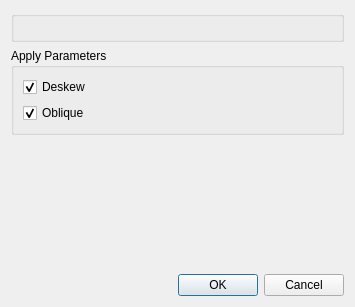
<?xml version="1.0" encoding="UTF-8"?>
<ui version="4.0">
 <class>deskew::ApplyDialog</class>
 <widget class="QDialog" name="deskew::ApplyDialog">
  <property name="windowModality">
   <enum>Qt::WindowModal</enum>
  </property>
  <property name="geometry">
   <rect>
    <x>0</x>
    <y>0</y>
    <width>355</width>
    <height>307</height>
   </rect>
  </property>
  <layout class="QVBoxLayout" name="verticalLayout_3">
   <item>
    <widget class="PageScopeGroupBox" name="scopeGroupBox"/>
   </item>
   <item>
    <widget class="QGroupBox" name="applyPartsGroupBox">
     <property name="title">
      <string>Apply Parameters</string>
     </property>
     <layout class="QVBoxLayout" name="verticalLayout_apply_parts">
      <item>
       <widget class="QCheckBox" name="applyDeskewCheckBox">
        <property name="toolTip">
         <string>The rotation angle, or automatic detection with its detection method if it is set to Auto. Each page is then measured on its own.</string>
        </property>
        <property name="text">
         <string>Deskew</string>
        </property>
        <property name="checked">
         <bool>true</bool>
        </property>
       </widget>
      </item>
      <item>
       <widget class="QCheckBox" name="applyObliqueCheckBox">
        <property name="toolTip">
         <string>The oblique correction, or automatic detection if it is set to Auto.</string>
        </property>
        <property name="text">
         <string>Oblique</string>
        </property>
        <property name="checked">
         <bool>true</bool>
        </property>
       </widget>
      </item>
     </layout>
    </widget>
   </item>
   <item>
    <spacer name="verticalSpacer">
     <property name="orientation">
      <enum>Qt::Vertical</enum>
     </property>
     <property name="sizeHint" stdset="0">
      <size>
       <width>20</width>
       <height>0</height>
      </size>
     </property>
    </spacer>
   </item>
   <item>
    <widget class="QDialogButtonBox" name="buttonBox">
     <property name="orientation">
      <enum>Qt::Horizontal</enum>
     </property>
     <property name="standardButtons">
      <set>QDialogButtonBox::Cancel|QDialogButtonBox::Ok</set>
     </property>
    </widget>
   </item>
  </layout>
 </widget>
 <customwidgets>
  <customwidget>
   <class>PageScopeGroupBox</class>
   <extends>QGroupBox</extends>
   <header location="global">PageScopeGroupBox.h</header>
  </customwidget>
 </customwidgets>
 <resources/>
 <connections>
  <connection>
   <sender>buttonBox</sender>
   <signal>rejected()</signal>
   <receiver>deskew::ApplyDialog</receiver>
   <slot>reject()</slot>
   <hints>
    <hint type="sourcelabel">
     <x>316</x>
     <y>260</y>
    </hint>
    <hint type="destinationlabel">
     <x>286</x>
     <y>274</y>
    </hint>
   </hints>
  </connection>
 </connections>
</ui>
